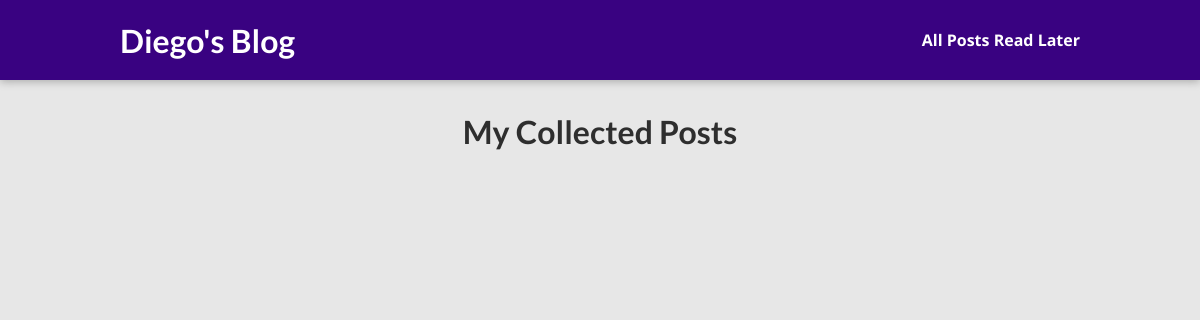
The page /posts/ on the database as committed earlier.
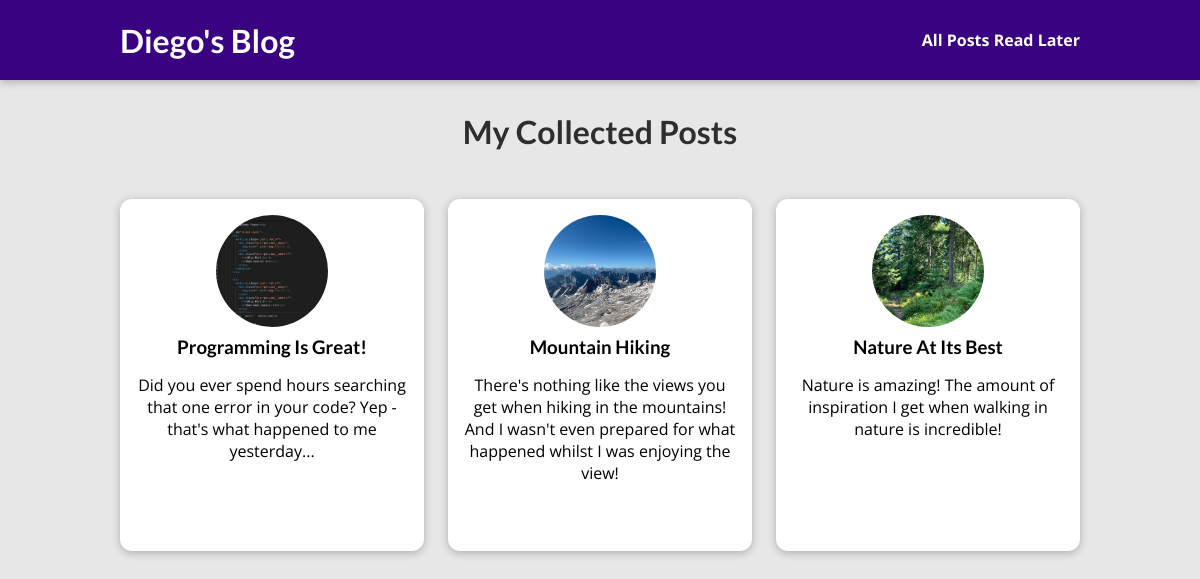
The same page on the database as committed later.
### blog/models.py (models this page shows)
class Post(models.Model):
    title = models.CharField(max_length=150)
    excerpt = models.CharField(max_length=200)
    image = models.ImageField(upload_to="images")
    date = models.DateField(auto_now=True)
    slug = models.SlugField(unique=True, db_index=True)
    content = models.TextField(validators=[MinLengthValidator(10)])
    author = models.ForeignKey(
        Author, on_delete=models.SET_NULL, null=True, related_name="posts")
    tags = models.ManyToManyField(Tag)

### blog/views.py (the view)
# urls.py: path("posts/", views.posts, name="posts-page"),
def posts(request):
    posts = Post.objects.all().order_by("-date")
    return render(request, "blog/all-posts.html", {
        "all_posts": posts
    })

### blog/templates/blog/all-posts.html (shortened to what this page needs)
{% extends "base.html" %}
{% load static %}
{% block css_files %}
    <link rel="stylesheet" href="{% static "blog/post.css" %}">
    <link rel="stylesheet" href="{% static "blog/all-posts.css" %}">
{% endblock  %}
{% block content %}
    <section id="all-posts">
        <h2>My Collected Posts</h2>
        <ul>
            {% for post in all_posts %}
                {% include "blog/includes/post.html" %}
            {% endfor %}
        </ul>
    </section>
{% endblock %}

### blog/templates/blog/includes/post.html
{% load static %}
<li>
  <article class="post">
    <a href="{% url "post-detail-page" post.slug %}">
      <img src="{% static "blog/"|add:post.image.url %}" alt="{{post.title}}">
      <div class="post__content">
        <h3>{{ post.title | title }}</h3>
        {{ post.excerpt | linebreaks }}
      </div>
    </a>
  </article>
</li>

Rows that differ between the two databases and show on the page:
added Post: image (picture), title "Programming Is Great!", excerpt "Did you ever spend hours searching that one error in your code? Yep - that's what happened to me yesterday..."
added Post: image (picture), title "Mountain Hiking", excerpt "There's nothing like the views you get when hiking in the mountains! And I wasn't even prepared for what happened whilst I was enjoying the view!"
added Post: image (picture), title "Nature At Its Best", excerpt "Nature is amazing! The amount of inspiration I get when walking in nature is incredible!"
